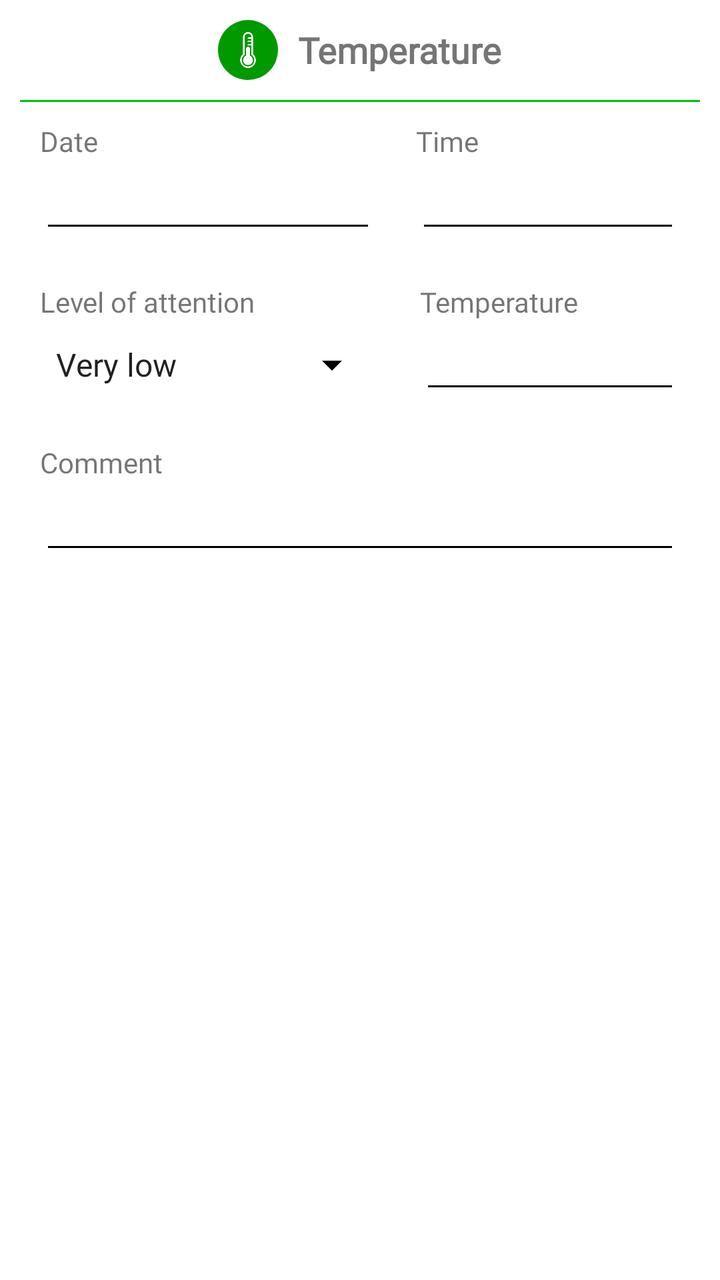
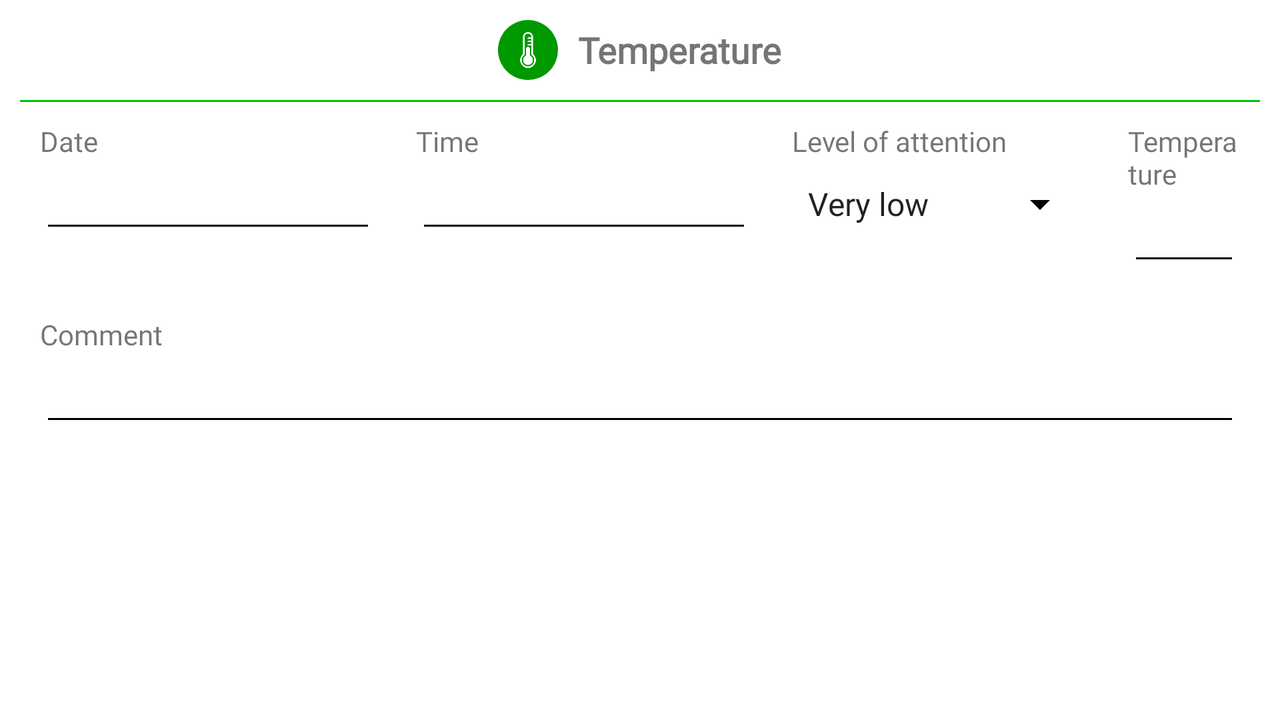

Two renders of one Android screen. The first uses the default layout on a phone; the second uses the alternative layout the repository ships for a different screen configuration, on a matching device. The two XML files are below.
<!-- AndroidManifest.xml: application theme Theme.MyHealthMonitor -->
<!-- res/layout/fragment_temperature.xml -->
<?xml version="1.0" encoding="utf-8"?>
<LinearLayout
    xmlns:android="http://schemas.android.com/apk/res/android"
    xmlns:app="http://schemas.android.com/apk/res-auto"
    xmlns:tools="http://schemas.android.com/tools"
    android:layout_width="match_parent"
    android:layout_height="match_parent"
    tools:context=".NewReportActivity"
    android:orientation="vertical">

    <LinearLayout
        android:layout_width="match_parent"
        android:layout_height="wrap_content"
        android:orientation="horizontal"

        android:layout_marginStart="20dp"
        android:layout_marginEnd="20dp"
        android:layout_marginTop="10dp"
        android:layout_marginBottom="10dp"
        android:gravity="center" >

        <ImageView
            android:layout_width="30dp"
            android:layout_height="30dp"
            app:srcCompat="@drawable/img_thermometer"
            android:background="@drawable/background_green_oval"
            app:tint="@color/white"
            android:padding="6dp"
            android:layout_marginEnd="10dp"
            android:contentDescription="@string/temperature" />

        <TextView
            android:layout_height="wrap_content"
            android:layout_width="wrap_content"
            android:textSize="18sp"
            android:textStyle="bold"
            android:text="@string/temperature"
            />
    </LinearLayout>

    <View
        android:layout_width="match_parent"
        android:layout_height="1dp"
        android:background="@color/green"
        android:layout_marginStart="10dp"
        android:layout_marginEnd="10dp"/>

    <LinearLayout
        android:layout_width="match_parent"
        android:layout_height="wrap_content"
        android:orientation="horizontal"
        android:layout_marginStart="20dp"
        android:layout_marginEnd="20dp"
        android:layout_marginTop="10dp"
        android:layout_marginBottom="10dp">

        <LinearLayout
            android:orientation="vertical"
            android:layout_width="wrap_content"
            android:layout_height="wrap_content"

            android:layout_marginEnd="10dp">

            <TextView
                android:layout_height="wrap_content"
                android:layout_width="wrap_content"

                android:text="@string/date" />

            <EditText
                android:id="@+id/date"

                android:layout_height="wrap_content"
                android:layout_width="wrap_content"
                android:ems="8"

                android:focusable="false" />
        </LinearLayout>

        <LinearLayout
            android:orientation="vertical"
            android:layout_height="wrap_content"
            android:layout_width="wrap_content"
            android:layout_marginStart="10dp">

            <TextView
                android:layout_height="wrap_content"
                android:layout_width="wrap_content"

                android:text="@string/time" />

            <EditText
                android:id="@+id/time"

                android:layout_height="wrap_content"
                android:layout_width="wrap_content"
                android:ems="8"

                android:focusable="false" />
        </LinearLayout>
    </LinearLayout>

    <LinearLayout
        android:layout_width="match_parent"
        android:layout_height="wrap_content"
        android:orientation="horizontal"
        android:layout_marginStart="20dp"
        android:layout_marginEnd="20dp"
        android:layout_marginTop="10dp"
        android:layout_marginBottom="10dp">
        <LinearLayout
            android:orientation="vertical"
            android:layout_width="wrap_content"
            android:layout_height="wrap_content"

            android:layout_marginEnd="10dp">

            <TextView
                android:layout_width="wrap_content"
                android:layout_height="wrap_content"

                android:text="@string/attention" />

            <Spinner
                android:id="@+id/attention"
                android:layout_width="170dp"
                android:layout_height="wrap_content"
                android:entries="@array/attention"
                android:layout_marginTop="10dp"/>
        </LinearLayout>

        <LinearLayout
            android:orientation="vertical"
            android:layout_width="wrap_content"
            android:layout_height="wrap_content"

            android:layout_marginStart="10dp">

            <TextView
                android:layout_height="wrap_content"
                android:layout_width="wrap_content"

                android:text="@string/temperature" />

            <LinearLayout
                android:orientation="horizontal"
                android:layout_height="wrap_content"
                android:layout_width="wrap_content">
                <EditText
                    android:id="@+id/temperatureVal"

                    android:layout_height="wrap_content"
                    android:layout_width="wrap_content"
                    android:ems="7"
                    android:inputType="numberDecimal"/>
                <TextView
                    android:id="@+id/temperatureMU"
                    android:layout_height="wrap_content"
                    android:layout_width="wrap_content"

                    android:text="@string/temperature2" />
            </LinearLayout>
        </LinearLayout>
    </LinearLayout>

    <LinearLayout
        android:layout_width="match_parent"
        android:layout_height="wrap_content"
        android:orientation="vertical"
        android:layout_marginStart="20dp"
        android:layout_marginEnd="20dp"
        android:layout_marginTop="10dp"
        android:layout_marginBottom="10dp">

        <TextView
            android:layout_height="wrap_content"
            android:layout_width="wrap_content"

            android:text="@string/comment" />

        <EditText
            android:id="@+id/comment"
            android:inputType="textMultiLine"

            android:layout_width="match_parent"
            android:layout_height="wrap_content"
            />
    </LinearLayout>
</LinearLayout>
<!-- resources referenced by this layout -->
<resources>
  <string-array name="attention">
          <item>Very low</item>
          <item>Low</item>
          <item>Medium</item>
          <item>High</item>
          <item>Very high</item>
      </string-array>
  <color name="green">#00c300</color>
  <color name="white">#FFFFFF</color>
  <!-- drawable background_green_oval (drawable) -->
  <?xml version="1.0" encoding="utf-8"?>
  <shape
      xmlns:android="http://schemas.android.com/apk/res/android"
      android:shape="oval">
      <solid android:color="@color/green_dark"/>
  </shape>
  <!-- drawable img_thermometer: png bitmap (drawable, 9751 bytes) -->
  <string name="attention">Level of attention</string>
  <string name="comment">Comment</string>
  <string name="date">Date</string>
  <string name="temperature">Temperature</string>
  <string name="temperature2" translatable="false">°F</string>
  <string name="time">Time</string>
  <style name="Theme.MyHealthMonitor" parent="Theme.MaterialComponents.DayNight.DarkActionBar">
          
          <item name="colorPrimary">@color/green</item>
          <item name="colorPrimaryVariant">@color/green_light</item>
          <item name="colorOnPrimary">@color/white</item>
          <item name="android:fontFamily">@font/louis_george_cafe</item>
  
          
          <item name="colorSecondary">@color/green_dark</item>
          <item name="colorSecondaryVariant">@color/green</item>
          <item name="colorOnSecondary">@color/white</item>
  
          <item name="android:statusBarColor">@color/green</item>
          <item name="android:colorControlNormal">@color/black</item>
      </style>
  <color name="green_dark">#009900</color>
  <color name="green_light">#ccffb3</color>
  <color name="black">#000000</color>
</resources>
<!-- res/layout-land/fragment_temperature.xml (the repository's variant of the layout above) -->
<!-- drawn on the phone turned sideways -->
<?xml version="1.0" encoding="utf-8"?>
<LinearLayout
    xmlns:android="http://schemas.android.com/apk/res/android"
    xmlns:app="http://schemas.android.com/apk/res-auto"
    xmlns:tools="http://schemas.android.com/tools"
    android:layout_width="match_parent"
    android:layout_height="match_parent"
    tools:context=".NewReportActivity"
    android:orientation="vertical">

    <LinearLayout
        android:layout_width="match_parent"
        android:layout_height="wrap_content"
        android:orientation="horizontal"

        android:layout_marginStart="20dp"
        android:layout_marginEnd="20dp"
        android:layout_marginTop="10dp"
        android:layout_marginBottom="10dp"
        android:gravity="center" >

        <ImageView
            android:layout_width="30dp"
            android:layout_height="30dp"
            app:srcCompat="@drawable/img_thermometer"
            android:background="@drawable/background_green_oval"
            app:tint="@color/white"
            android:padding="6dp"
            android:layout_marginEnd="10dp"
            android:contentDescription="@string/temperature" />

        <TextView
            android:layout_height="wrap_content"
            android:layout_width="wrap_content"
            android:textSize="18sp"
            android:textStyle="bold"
            android:text="@string/temperature"
            />
    </LinearLayout>

    <View
        android:layout_width="match_parent"
        android:layout_height="1dp"
        android:background="@color/green"
        android:layout_marginStart="10dp"
        android:layout_marginEnd="10dp"/>

    <LinearLayout
        android:layout_width="match_parent"
        android:layout_height="wrap_content"
        android:orientation="horizontal"
        android:layout_marginStart="20dp"
        android:layout_marginEnd="20dp"
        android:layout_marginTop="10dp"
        android:layout_marginBottom="10dp">

        <LinearLayout
            android:orientation="vertical"
            android:layout_width="wrap_content"
            android:layout_height="wrap_content"

            android:layout_marginEnd="10dp">

            <TextView
                android:layout_height="wrap_content"
                android:layout_width="wrap_content"

                android:text="@string/date" />

            <EditText
                android:id="@+id/date"

                android:layout_height="wrap_content"
                android:layout_width="wrap_content"
                android:ems="8"

                android:focusable="false" />
        </LinearLayout>

        <LinearLayout
            android:orientation="vertical"
            android:layout_height="wrap_content"
            android:layout_width="wrap_content"
            android:layout_marginStart="10dp"
            android:layout_marginEnd="10dp">

            <TextView
                android:layout_height="wrap_content"
                android:layout_width="wrap_content"

                android:text="@string/time" />

            <EditText
                android:id="@+id/time"

                android:layout_height="wrap_content"
                android:layout_width="wrap_content"
                android:ems="8"

                android:focusable="false" />
        </LinearLayout>

        <LinearLayout
            android:layout_width="wrap_content"
            android:layout_height="wrap_content"
            android:orientation="vertical"

            android:layout_marginStart="10dp"
            android:layout_marginEnd="10dp">

            <TextView
                android:layout_width="wrap_content"
                android:layout_height="wrap_content"

                android:text="@string/attention" />

            <Spinner
                android:id="@+id/attention"
                android:layout_width="148dp"
                android:layout_height="wrap_content"
                android:entries="@array/attention"
                android:layout_marginTop="10dp"/>

        </LinearLayout>

        <LinearLayout
            android:orientation="vertical"
            android:layout_height="wrap_content"
            android:layout_width="wrap_content"
            android:layout_marginStart="10dp">

            <TextView
                android:layout_height="wrap_content"
                android:layout_width="wrap_content"

                android:text="@string/temperature" />

            <LinearLayout
                android:orientation="horizontal"
                android:layout_height="wrap_content"
                android:layout_width="wrap_content">
                <EditText
                    android:id="@+id/temperatureVal"

                    android:layout_height="wrap_content"
                    android:layout_width="wrap_content"
                    android:ems="7"
                    android:inputType="numberDecimal"/>
                <TextView
                    android:id="@+id/temperatureMU"
                    android:layout_height="wrap_content"
                    android:layout_width="wrap_content"

                    android:text="@string/temperature2" />
            </LinearLayout>
        </LinearLayout>
    </LinearLayout>

    <LinearLayout
        android:layout_width="match_parent"
        android:layout_height="wrap_content"
        android:orientation="vertical"
        android:layout_marginStart="20dp"
        android:layout_marginEnd="20dp"
        android:layout_marginTop="10dp"
        android:layout_marginBottom="10dp">

        <TextView
            android:layout_height="wrap_content"
            android:layout_width="wrap_content"

            android:text="@string/comment" />

        <EditText
            android:id="@+id/comment"
            android:inputType="textMultiLine"

            android:layout_width="match_parent"
            android:layout_height="wrap_content"
            />
    </LinearLayout>
</LinearLayout>
